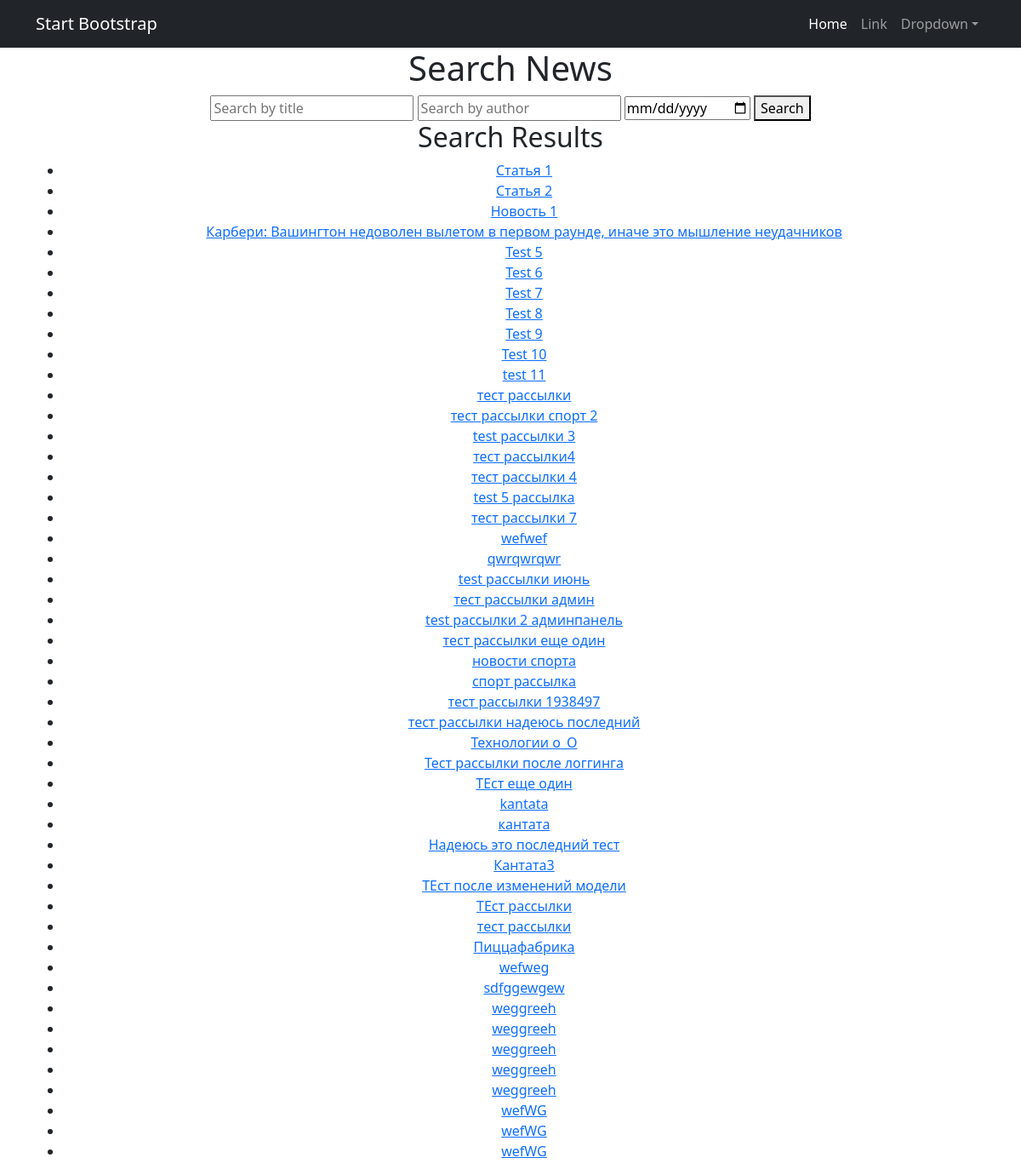
The page /news/search/ on the database as committed earlier.
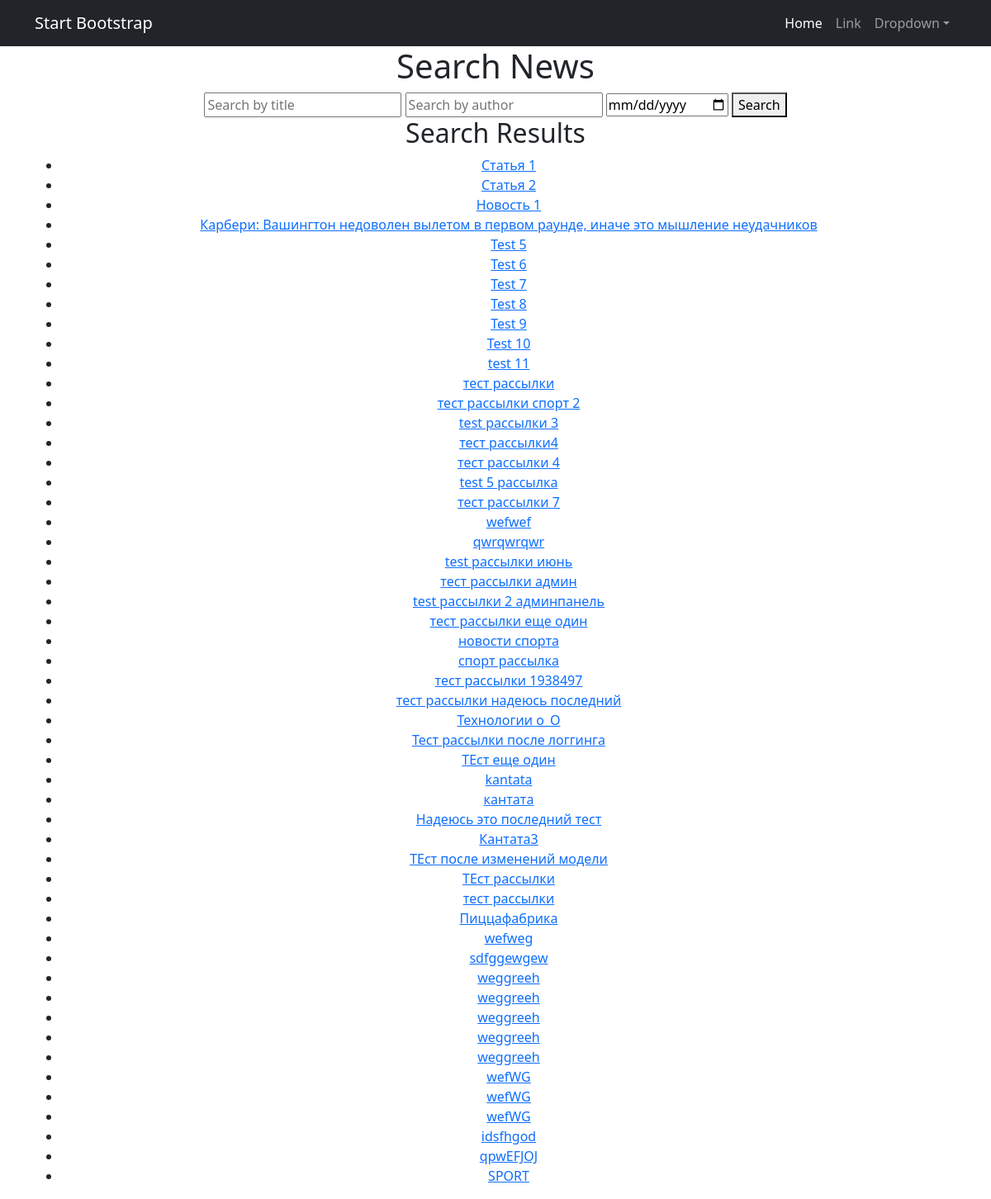
The same page on the database as committed later.
### news/models.py (models this page shows, shortened)
class Article(models.Model):
    title = models.CharField(max_length=255)
    content = models.TextField()
    category = models.ForeignKey(Category, related_name='articles', on_delete=models.CASCADE)
    created_at = models.DateTimeField(auto_now_add=True)
    class Meta:
        managed = False
        db_table = 'news_post'

### news/views.py (the view)
# urls.py: path('search/', views.news_search, name='news_search'),
def news_search(request):
    query = request.GET.get('q')
    author_username = request.GET.get('author')
    date = request.GET.get('date')
    news = Post.objects.all()
    if query:
        news = news.filter(title__icontains=query)
    if author_username:
        author = User.objects.filter(username=author_username).first()
        if author:
            news = news.filter(author=author)
        else:
            news = news.none()
    if date:
        news = news.filter(created_at__gte=date)
    return render(request, 'news/news_search.html', {'news': news})

### news/templates/news/news_search.html
{% extends 'flatpages/default.html' %}
{% load custom_filters %}
{% block content %}
<h1>Search News</h1>
<form method="GET" action="{% url 'news_search' %}">
    <input type="text" name="q" placeholder="Search by title">
    <input type="text" name="author" placeholder="Search by author">
    <input type="date" name="date" placeholder="Search by date">
    <button type="submit">Search</button>
</form>
{% if news %}
    <h2>Search Results</h2>
    <ul>
        {% for post in news %}
            <li><a href="{% url 'news_detail' post.id %}">{{ post.title }}</a></li>
        {% endfor %}
    </ul>
{% else %}
    <p>No results found.</p>
{% endif %}
{% endblock %}

Rows that differ between the two databases and show on the page:
added Article: title "idsfhgod"
added Article: title "qpwEFJOJ"
added Article: title "SPORT"
